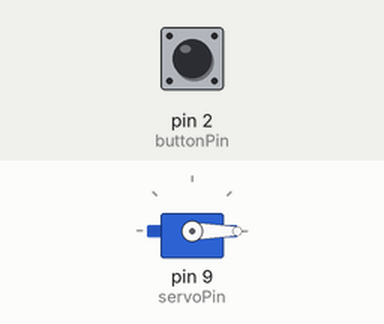
This sketch was run on a simulated Arduino Uno, built with avr-gcc and run on an emulated ATmega328P. Shown: servo. Inputs (shaded band) come from the test bench; at power-on: pin 2 (buttonPin) HIGH.

Above: at 1.2 s.
1.3 s: pin 2 (buttonPin) pulled LOW for 0.15 s
At 2.6 s:
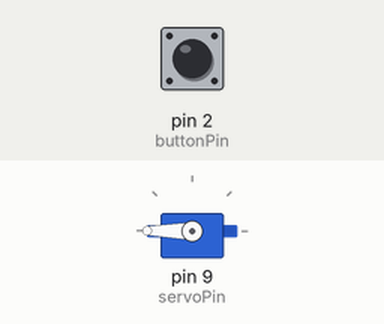
2.9 s: pin 2 (buttonPin) pulled LOW for 1 s
At 5.1 s:
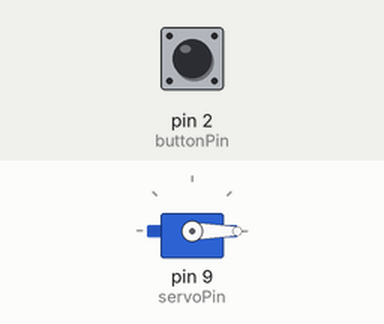
5.4 s: pin 2 (buttonPin) pulled LOW for 3.2 s
At 9.9 s:
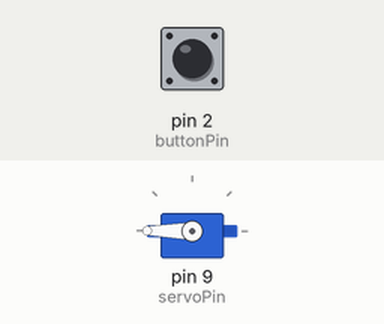
Timing chart, 0 to 11.4 s (numbered marks = the images above; inputs shaded):
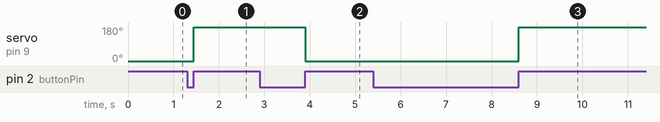

The sketch:

ServoMotorwithPushbutton.ino
```cpp
#include <Servo.h>

// Define constants
const int buttonPin = 2;  // Push button pin
const int servoPin = 9;   // Servo motor control pin

// Create a Servo object
Servo myServo;

// Variables
int buttonState = 0;
int lastButtonState = 0;

void setup() {
  // Attach servo to its pin
  myServo.attach(servoPin);

  // Set button pin as input
  pinMode(buttonPin, INPUT_PULLUP);

  // Initialize serial communication
  Serial.begin(9600);
}

void loop() {
  // Read the state of the push button
  buttonState = digitalRead(buttonPin);

  // Check if the button is pressed
  if (buttonState == HIGH && lastButtonState == LOW) {
    // Toggle the servo position
    if (myServo.read() == 0) {
      myServo.write(180);  // Move the servo to 180 degrees
    } else {
      myServo.write(0);    // Move the servo to 0 degrees
    }
  }

  // Save the current button state for the next iteration
  lastButtonState = buttonState;
}
```

Measured:
- after the input at 1.3 s, servo on pin 9 (servoPin): 0° → 180° after 0.15 s
- after the input at 2.9 s, servo on pin 9 (servoPin): 180° → 0° after 1.0 s
- after the input at 5.4 s, servo on pin 9 (servoPin): 0° → 180° after 3.2 s
